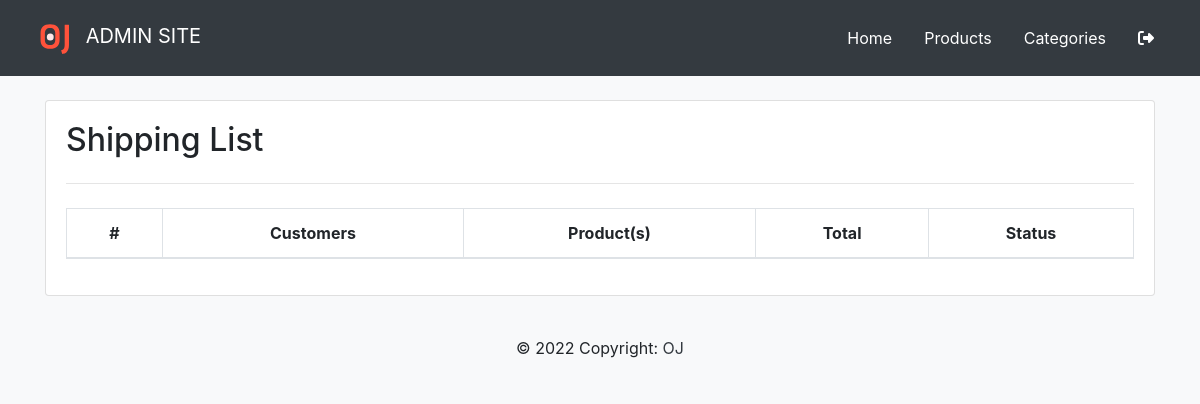
The page /admin/shipping.php on the database as committed earlier.
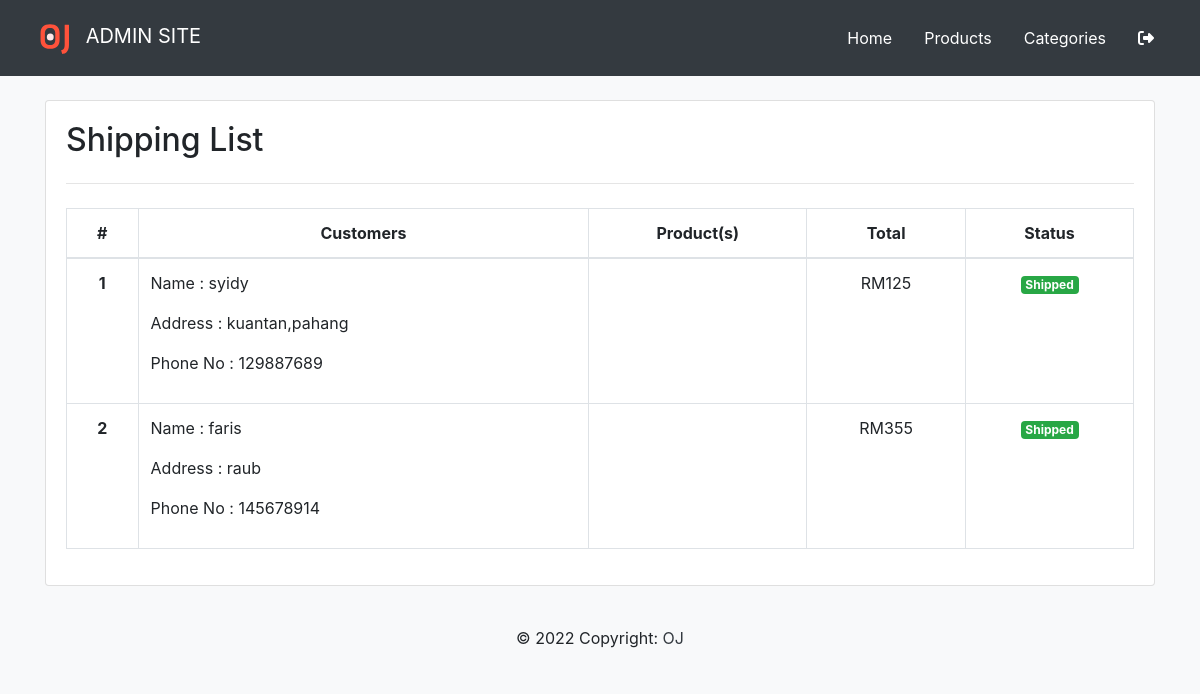
The same page on the database as committed later.
### tables this page shows
CREATE TABLE `orders` (
  `orders_id` int NOT NULL,
  `user_id` int DEFAULT NULL,
  `orders_date` date DEFAULT NULL,
  `proof` longblob,
  `status` int NOT NULL DEFAULT '1'
);

CREATE TABLE `user` (
  `user_id` int NOT NULL,
  `role_id` int DEFAULT NULL,
  `user_name` varchar(255) NOT NULL,
  `user_contact` int NOT NULL,
  `user_address` varchar(255) NOT NULL,
  `user_password` varchar(255) NOT NULL,
  `user_email` varchar(200) DEFAULT NULL
);

### admin/shipping.php (the view, shortened to what this page needs)
<?php
  include('connection.php');
?>
<!doctype html>
<html lang="en">
  <head>
    <?php include('layouts/header.php') ?>
  </head>
  <body class="bg-light">
      <?php include('layouts/navbar.php'); ?>
    <div class="container">
      <div class="card">
        <div class="card-body">
          <h2 class="card-title">Shipping List</h2>
          <hr class="my-4">
              <table class="table table-bordered" id="none">
                <thead>
                  <tr>
                    <th class="text-center">#</th>
                    <th scope="col" class="text-center">Customers</th>
                    <th scope="col" class="text-center">Product(s)</th>
                    <th scope="col" class="text-center">Total</th>
                    <th scope="col" class="text-center">Status</th>
                  </tr>
                </thead>
                <tbody>
                <?php
                  $sql = "SELECT u.user_id, u.user_name, u.user_address, u.user_contact, o.orders_id FROM `orders` o JOIN `user` u ON u.user_id=o.user_id WHERE o.status=2";
                  $count=1;
                  $qry = mysqli_query($conn, $sql);
                  $row = mysqli_num_rows($qry);
                  if($row > 0) {
                    while($data=mysqli_fetch_assoc($qry)) {
                ?>
                  <tr class="text-center">
                    <th><?php echo $count; ?></th>
                    <td class="text-left">
                        <p>Name : <?php echo $data['user_name'];?></p>
                        <p>Address : <?php echo $data['user_address'];?></p>
                        <p>Phone No : <?php echo $data['user_contact'];?></p>
                    </td>
                    <td>
                    </td>
                    <?php
                    $orderId1 = $data['orders_id'];
                    $sql2 = "SELECT j.jersey_name, j.jersey_price, d.quantity, SUM(d.quantity*j.jersey_price) AS 'Total' FROM `order_details` d JOIN `jersey` j ON j.jersey_Id=d.jersey_Id WHERE d.orders_id=$orderId1";
                    $qry2=mysqli_query($conn,$sql2);
                    if((mysqli_num_rows($qry)) > 0)
                    {
                      while($data2 = mysqli_fetch_array($qry2))
                      {
                    ?>
                    <td>
                      RM<?php echo $data2['Total']; ?>
                    </td>
                    <td>
                      <span class="badge badge-success">Shipped</span>
                    </td>
                  </tr>
                  <?php
                      }
                    }
                  ?>
                <?php
                    $count++;
                    }
                  }
                ?>
                </tbody>
              </table>
        </div>
      </div>
    </div>
  <?php include('layouts/footer.php'); ?>
  </body>
</html>

Rows that differ between the two databases and show on the page:
added orders: user.user_name "syidy", user.user_address "kuantan,pahang", user.user_contact "129887689", Total "125"
added orders: user.user_name "faris", user.user_address "raub", user.user_contact "145678914", Total "355"
